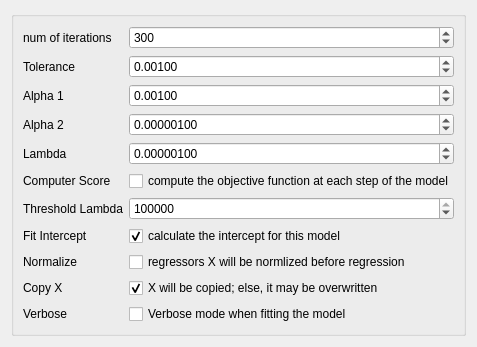
<?xml version="1.0" encoding="UTF-8"?>
<ui version="4.0">
 <class>Form</class>
 <widget class="QWidget" name="Form">
  <property name="geometry">
   <rect>
    <x>0</x>
    <y>0</y>
    <width>405</width>
    <height>300</height>
   </rect>
  </property>
  <property name="windowTitle">
   <string>Form</string>
  </property>
  <layout class="QVBoxLayout" name="verticalLayout">
   <item>
    <widget class="QGroupBox" name="formGroupBox">
     <layout class="QFormLayout" name="formLayout">
      <property name="fieldGrowthPolicy">
       <enum>QFormLayout::AllNonFixedFieldsGrow</enum>
      </property>
      <item row="0" column="0">
       <widget class="QLabel" name="numOfIterationsLabel">
        <property name="text">
         <string>num of iterations</string>
        </property>
       </widget>
      </item>
      <item row="0" column="1">
       <widget class="QSpinBox" name="numOfIterationsSpinBox">
        <property name="maximum">
         <number>999999999</number>
        </property>
        <property name="value">
         <number>300</number>
        </property>
       </widget>
      </item>
      <item row="1" column="0">
       <widget class="QLabel" name="toleranceLabel">
        <property name="text">
         <string>Tolerance</string>
        </property>
       </widget>
      </item>
      <item row="1" column="1">
       <widget class="QDoubleSpinBox" name="toleranceDoubleSpinBox">
        <property name="decimals">
         <number>5</number>
        </property>
        <property name="singleStep">
         <double>0.001000000000000</double>
        </property>
        <property name="value">
         <double>0.001000000000000</double>
        </property>
       </widget>
      </item>
      <item row="2" column="0">
       <widget class="QLabel" name="alpha1Label">
        <property name="text">
         <string>Alpha 1</string>
        </property>
       </widget>
      </item>
      <item row="2" column="1">
       <widget class="QDoubleSpinBox" name="alpha1DoubleSpinBox">
        <property name="decimals">
         <number>5</number>
        </property>
        <property name="singleStep">
         <double>0.001000000000000</double>
        </property>
        <property name="value">
         <double>0.001000000000000</double>
        </property>
       </widget>
      </item>
      <item row="3" column="0">
       <widget class="QLabel" name="alpha2Label">
        <property name="text">
         <string>Alpha 2</string>
        </property>
       </widget>
      </item>
      <item row="3" column="1">
       <widget class="QDoubleSpinBox" name="alpha2DoubleSpinBox">
        <property name="decimals">
         <number>8</number>
        </property>
        <property name="singleStep">
         <double>0.000001000000000</double>
        </property>
        <property name="value">
         <double>0.000001000000000</double>
        </property>
       </widget>
      </item>
      <item row="4" column="0">
       <widget class="QLabel" name="lambdaLabel">
        <property name="text">
         <string>Lambda</string>
        </property>
       </widget>
      </item>
      <item row="4" column="1">
       <widget class="QDoubleSpinBox" name="lambdaDoubleSpinBox">
        <property name="decimals">
         <number>8</number>
        </property>
        <property name="singleStep">
         <double>0.000001000000000</double>
        </property>
        <property name="value">
         <double>0.000001000000000</double>
        </property>
       </widget>
      </item>
      <item row="5" column="0">
       <widget class="QLabel" name="computerScoreLabel">
        <property name="text">
         <string>Computer Score</string>
        </property>
       </widget>
      </item>
      <item row="5" column="1">
       <widget class="QCheckBox" name="computerScoreCheckBox">
        <property name="text">
         <string>compute the objective function at each step of the model</string>
        </property>
       </widget>
      </item>
      <item row="7" column="0">
       <widget class="QLabel" name="fitInterceptLabel">
        <property name="text">
         <string>Fit Intercept</string>
        </property>
       </widget>
      </item>
      <item row="7" column="1">
       <widget class="QCheckBox" name="fitInterceptCheckBox">
        <property name="text">
         <string>calculate the intercept for this model</string>
        </property>
        <property name="checked">
         <bool>true</bool>
        </property>
       </widget>
      </item>
      <item row="8" column="0">
       <widget class="QLabel" name="normalizeLabel">
        <property name="text">
         <string>Normalize</string>
        </property>
       </widget>
      </item>
      <item row="8" column="1">
       <widget class="QCheckBox" name="normalizeCheckBox">
        <property name="text">
         <string>regressors X will be normlized before regression</string>
        </property>
       </widget>
      </item>
      <item row="9" column="0">
       <widget class="QLabel" name="copyXLabel">
        <property name="text">
         <string>Copy X</string>
        </property>
       </widget>
      </item>
      <item row="9" column="1">
       <widget class="QCheckBox" name="copyXCheckBox">
        <property name="text">
         <string>X will be copied; else, it may be overwritten</string>
        </property>
        <property name="checked">
         <bool>true</bool>
        </property>
       </widget>
      </item>
      <item row="10" column="0">
       <widget class="QLabel" name="verboseLabel">
        <property name="text">
         <string>Verbose</string>
        </property>
       </widget>
      </item>
      <item row="10" column="1">
       <widget class="QCheckBox" name="verboseCheckBox">
        <property name="text">
         <string>Verbose mode when fitting the model</string>
        </property>
       </widget>
      </item>
      <item row="6" column="0">
       <widget class="QLabel" name="thresholdLambdaLabel">
        <property name="text">
         <string>Threshold Lambda</string>
        </property>
       </widget>
      </item>
      <item row="6" column="1">
       <widget class="QSpinBox" name="thresholdLambdaSpinBox">
        <property name="maximum">
         <number>999999999</number>
        </property>
        <property name="value">
         <number>100000</number>
        </property>
       </widget>
      </item>
     </layout>
    </widget>
   </item>
  </layout>
 </widget>
 <resources/>
 <connections/>
</ui>
